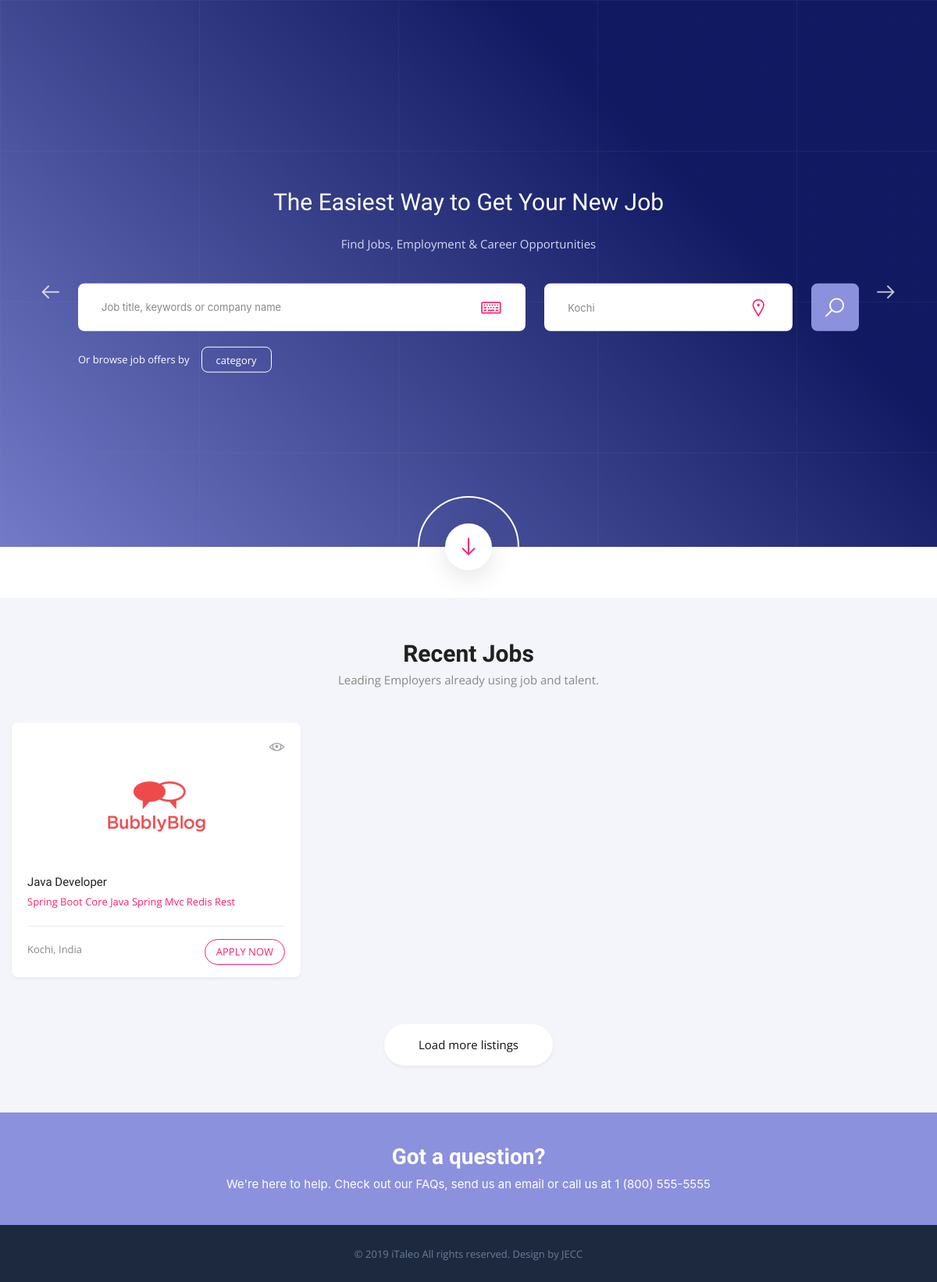
The app's page /search_job/ with its own data.
### app/models.py (models this page shows)
class JobDetails(models.Model):
    job_code = models.CharField(max_length=100, primary_key=True)
    job_title = models.CharField(max_length=100)
    job_description = models.CharField(max_length=1000)
    job_type = models.CharField(max_length=100)
    job_categories = models.CharField(max_length=100)
    minimum_salary = models.DecimalField(max_digits=14, decimal_places=2)
    maximum_salary = models.DecimalField(max_digits=14, decimal_places=2)
    career_level = models.CharField(max_length=100)
    minimum_experience = models.IntegerField(default=0)
    maximum_experience = models.IntegerField(default=0)
    required_gender = models.CharField(max_length=10)
    industry = models.CharField(max_length=100)
    qualification = models.CharField(max_length=100)
    application_deadline = models.DateField(blank=True)
    key_skills = models.CharField(max_length=500)
    secondary_skills = models.CharField(max_length=500, null=True)
    country = models.CharField(max_length=100, blank=True)
    city = models.CharField(max_length=100, blank=True)
    status = models.CharField(max_length=100, default='Active')
    total_applied = models.IntegerField(default=0)
    created_by = models.ForeignKey(User, on_delete=models.PROTECT)
    creation_date = models.DateTimeField(default=datetime.now)
    education_detail_desc = models.CharField(max_length=1000, blank=True, null=True)
    skill_detailed_desc = models.CharField(max_length=1000, blank=True, null=True)

### app/views.py (the view)
# urls.py: url(r'^search_job/$', app_views.search_job, name='search_job'),
def search_job(request):
    user_id = request.user.username
    all_jobs = JobDetails.objects.all()
    applied_jobs = JobApplication.objects.all().filter(user_id=user_id)
    applied_job_list = []
    for job in applied_jobs:
        applied_job_list.append(job.job_code)
    job_list = []
    for element in all_jobs:
        job_code = element.job_code
        job_title = element.job_title
        key_skills = element.key_skills.replace(',', '  ')
        city = element.city
        country = element.country
        if job_code in applied_job_list:
            apply_status = 'APPLIED'
        else:
            apply_status = 'APPLY NOW'
        current_element = {'job_code': job_code, 'job_title': job_title, 'key_skills': key_skills, 'city': city,
                           'country': country, 'apply_status': apply_status, }
        job_list.append(current_element)
    return render(request, 'job_search.html', {'job_list': job_list})

### app/templates/job_search.html (shortened to what this page needs)
<!DOCTYPE html>
{% load static %}
<html>
<head>
    <link rel="stylesheet" type="text/css" href="{% static 'css/bootstrap-grid.css' %}"/>
    <link rel="stylesheet" href="{% static 'css/icons.css' %}">
    <link rel="stylesheet" href="{% static 'css/animate.min.css' %}">
    <link rel="stylesheet" type="text/css" href="{% static 'css/style.css' %}"/>
    <link rel="stylesheet" type="text/css" href="{% static 'css/responsive.css' %}"/>
    <link rel="stylesheet" type="text/css" href="{% static 'css/chosen.css' %}"/>
    <link rel="stylesheet" type="text/css" href="{% static 'css/colors/colors.css' %}"/>
    <link rel="stylesheet" type="text/css" href="{% static 'css/bootstrap.css' %}"/>
    <link rel="stylesheet" href="https://maxcdn.bootstrapcdn.com/font-awesome/4.5.0/css/font-awesome.min.css"/>
</head>
<body>
<div class="theme-layout" id="scrollup">
    <section>
        <div class="block no-padding">
            <div class="container fluid">
                <div class="row">
                    <div class="col-lg-12">
                        <div class="main-featured-sec">
                            <ul class="main-slider-sec text-arrows">
                                <li class="slideHome"><img src="{% static 'images/resource/mslider3.jpg' %}" alt=""/></li>
                            </ul>
                            <div class="job-search-sec">
                                <div class="job-search">
                                    <h3>The Easiest Way to Get Your New Job</h3>
                                    <span>Find Jobs, Employment & Career Opportunities</span>
                                    <form>
                                        <div class="row">
                                            <div class="col-lg-7 col-md-5 col-sm-5 col-xs-12">
                                                <div class="job-field">
                                                    <input type="text"
                                                           placeholder="Job title, keywords or company name"/>
                                                    <i class="la la-keyboard-o"></i>
                                                </div>
                                            </div>
                                            <div class="col-lg-4 col-md-5 col-sm-5 col-xs-12">
                                                <div class="job-field">
                                                    <select data-placeholder="City, province or region"
                                                            class="chosen-city">
                                                        <option>Kochi</option>
                                                    </select>
                                                    <i class="la la-map-marker"></i>
                                                </div>
                                            </div>
                                            <div class="col-lg-1 col-md-2 col-sm-2 col-xs-12">
                                                <button type="submit"><i class="la la-search"></i></button>
                                            </div>
                                        </div>
                                    </form>
                                    <div class="or-browser">
                                        <span>Or browse job offers by </span>
                                        <a href="#" title="">category</a>
                                    </div>
                                </div>
                            </div>
                            <div class="scroll-to">
                                <a href="#scroll-here" title=""><i class="la la-arrow-down"></i></a>
                            </div>
                        </div>
                    </div>
                </div>
            </div>
        </div>
    </section>
    <section>
        <div class="block gray">
            <div class="container">
                <div class="row">
                    <div class="col-lg-12">
                        <div class="heading">
                            <h2>Recent Jobs</h2>
                            <span>Leading Employers already using job and talent.</span>
                        </div>
                        <div class="job-grid-sec">
                            <div class="row">
                                {% for job in job_list %}
                                <div class="col-lg-4 col-md-6 col-sm-6 col-xs-12">
                                    <div class="job-grid">
                                        <div class="job-title-sec">
                                            <div class="c-logo"><img src="{% static 'images/resource/jg2.png' %}"
                                                                     alt=""/></div>
                                            <h3><a href="#" title="">{{ job.job_title }}</a></h3>
                                            <span>{{ job.key_skills }}</span>
                                            <span class="fav-job"><a href=/view_job/{{ job.job_code }} title=""><i class="la la-eye"></i></a></span>
                                        </div>
                                        <span class="job-lctn">{{ job.city }}, {{ job.country }}</span>
                                        {% if job.apply_status == 'APPLY NOW' %}
                                        <a href=/apply_job/{{ job.job_code }} title="">{{ job.apply_status }}</a>
                                        {% else %}
                                        <a>{{ job.apply_status }}</a>
                                         {% endif %}
                                    </div>
                                </div>
                                {% endfor %}
                            </div>
                        </div>
                    </div>
                    <div class="col-lg-12">
                        <div class="browse-all-cat">
                            <a href="#" title="" class="style2">Load more listings</a>
                        </div>
                    </div>
                </div>
            </div>
        </div>
    </section>
    <section>
        <div class="block no-padding">
            <div class="container fluid">
                <div class="row">
                    <div class="col-lg-12">
                        <div class="simple-text">
                            <h3>Got a question?</h3>
                            <span>We're here to help. Check out our FAQs, send us an email or call us at 1 (800) 555-5555</span>
                        </div>
                    </div>
                </div>
            </div>
        </div>
    </section>
<footer>
		<div class="bottom-line">
			<span>© 2019 iTaleo All rights reserved. Design by JECC</span>
		</div>
	</footer>
</div>
</body>
</html>

### app/static/css/responsive.css (style rules this page uses)
@media (max-width:1200px) { .job-search-sec .job-search > h3 { font-size: 30px; } }

### app/static/css/colors/colors.css (style rules this page uses)
.text-color, .menu-sec nav > ul > li > ul li:hover > a, .account-popup > form .cfield i, .account-popup > form > a, .chosen-container-single .chosen-single div::before, .job-field i, .chosen-container .chosen-results li.highlighted, .active-result.result-selected, .scroll-to a, .p-category > a p, .p-category:hover i, .job-title-sec span, .blog-metas a, .blog-details > a { color: #fb236a ; }
.border-color, .select-user > span.active, .browse-all-cat a { border-color: #fb236a ; }

### records on screen
JobDetails: job_title "Java Developer", city "Kochi", country "India"

### other values on screen
{{ job.key_skills }} "Spring Boot Core Java Spring Mvc Redis Rest"
{{ job.apply_status }} "APPLY NOW"
